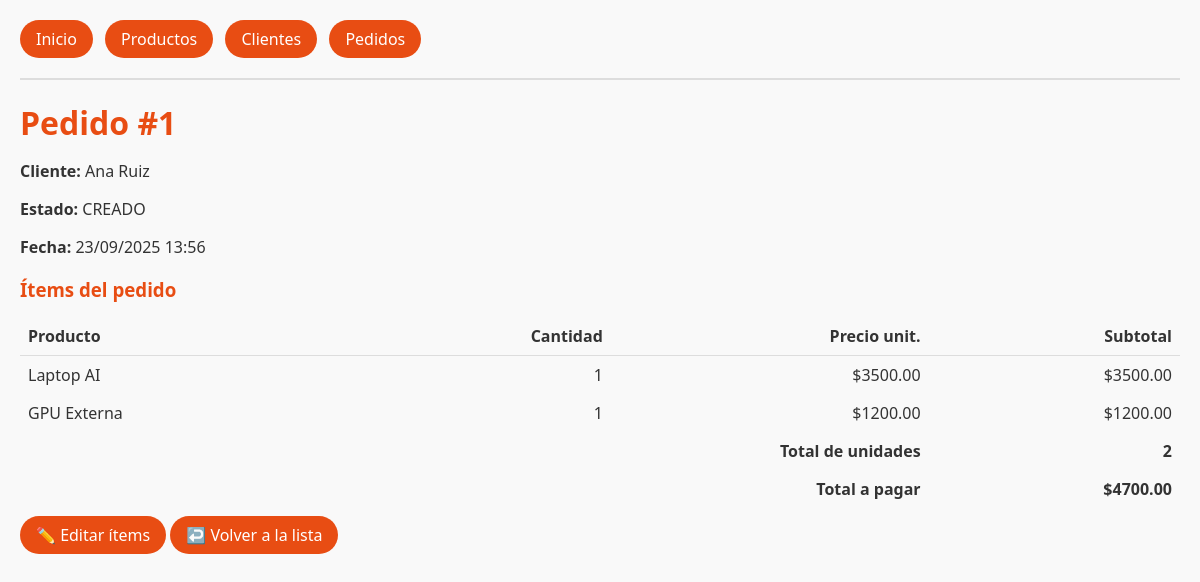
/pedidos/1/, run on the app's committed database.
### tienda/models.py (models this page shows, shortened)
class Pedido(models.Model):
    ESTADOS = [
        ("CREADO", "Creado"),
        ("PAGADO", "Pagado"),
        ("ENVIADO", "Enviado"),
        ("CERRADO", "Cerrado"),
    ]
    cliente = models.ForeignKey("Cliente", on_delete=models.CASCADE, related_name="pedidos")
    estado = models.CharField(max_length=10, choices=ESTADOS, default="CREADO")
    fecha = models.DateTimeField(auto_now_add=True)

class Cliente(models.Model):
    nombre = models.CharField(max_length=120)
    correo = models.EmailField(unique=True)
    fecha_registro = models.DateTimeField(auto_now_add=True)
    activo = models.BooleanField(default=True)

class PedidoItem(models.Model):
    pedido = models.ForeignKey(Pedido, on_delete=models.CASCADE, related_name="items")
    producto = models.ForeignKey(Producto, on_delete=models.CASCADE, related_name="items")
    cantidad = models.PositiveIntegerField(default=1)
    precio_unitario = models.DecimalField(max_digits=10, decimal_places=2)
    class Meta:
        unique_together = ("pedido", "producto")

class Producto(models.Model):
    nombre = models.CharField(max_length=100)
    descripcion = models.TextField()
    precio = models.DecimalField(max_digits=8, decimal_places=2)

### tienda/views.py (the view)
# urls.py: path("pedidos/<int:pk>/", views.detalle_pedido, name="detalle_pedido"),
def detalle_pedido(request, pk):
    pedido = get_object_or_404(
        Pedido.objects.select_related("cliente").prefetch_related("items__producto"),
        pk=pk,
    )
    items = pedido.items.all()
    total_unidades = sum(it.cantidad for it in items)
    total_pedido = sum(it.cantidad * it.precio_unitario for it in items)
    for it in items:
        it.line_total = it.cantidad * it.precio_unitario
    return render(
        request,
        "tienda/detalle_pedido.html",
        {
            "pedido": pedido,
            "items": items,
            "total_unidades": total_unidades,
            "total_pedido": total_pedido,
        },
    )

### tienda/templates/tienda/detalle_pedido.html (shortened to what this page needs)
{% extends "tienda/base.html" %}
{% block content %}
  <h1>Pedido #{{ pedido.id }}</h1>
  <p><strong>Cliente:</strong> {{ pedido.cliente.nombre }}</p>
  <p><strong>Estado:</strong> {{ pedido.estado }}</p>
  <p><strong>Fecha:</strong> {{ pedido.fecha|date:"d/m/Y H:i" }}</p>
  <h3>Ítems del pedido</h3>
  {% if items %}
    <table style="width:100%; border-collapse: collapse;">
      <thead>
        <tr>
          <th style="text-align:left; border-bottom:1px solid #ddd; padding:8px;">Producto</th>
          <th style="text-align:right; border-bottom:1px solid #ddd; padding:8px;">Cantidad</th>
          <th style="text-align:right; border-bottom:1px solid #ddd; padding:8px;">Precio unit.</th>
          <th style="text-align:right; border-bottom:1px solid #ddd; padding:8px;">Subtotal</th>
        </tr>
      </thead>
      <tbody>
        {% for it in items %}
          <tr>
            <td style="padding:8px;">
              {{ it.producto.nombre }}
            </td>
            <td style="padding:8px; text-align:right;">
              {{ it.cantidad }}
            </td>
            <td style="padding:8px; text-align:right;">
              ${{ it.precio_unitario|floatformat:2 }}
            </td>
            <td style="padding:8px; text-align:right;">
              ${{ it.line_total|floatformat:2 }}
            </td>
          </tr>
        {% empty %}
          <tr>
            <td colspan="4" style="padding:8px;">Este pedido no tiene ítems.</td>
          </tr>
        {% endfor %}
      </tbody>
      <tfoot>
        <tr>
          <td colspan="3" style="padding:8px; text-align:right; font-weight:600;">Total de unidades</td>
          <td style="padding:8px; text-align:right; font-weight:600;">
            {{ total_unidades|default:"0" }}
          </td>
        </tr>
        <tr>
          <td colspan="3" style="padding:8px; text-align:right; font-weight:700;">Total a pagar</td>
          <td style="padding:8px; text-align:right; font-weight:700;">
            ${{ total_pedido|floatformat:2 }}
          </td>
        </tr>
      </tfoot>
    </table>
  {% else %}
    <p>Este pedido aún no tiene ítems.</p>
  {% endif %}
  <p style="margin-top:16px;">
    <a class="btn btn-pill" href="{% url 'tienda:editar_pedido_items' pedido.pk %}">✏️ Editar ítems</a>
    <a class="btn btn-pill" href="{% url 'tienda:lista_pedidos' %}">↩️ Volver a la lista</a>
  </p>
{% endblock %}

### tienda/static/css/main.css (style rules this page uses)
body { font-family: 'Segoe UI', sans-serif; margin: 20px; background-color: #f9f9f9; color: #333; }
h1, h2, h3 { color: #e84d13; margin-bottom: 15px; }
.btn { border-radius: 9999px; padding: 8px 16px; background-color: #e84d13; color: #fff; text-decoration:none; }

### data on the page
Pedido: id "1", cliente.nombre "Ana Ruiz", estado "CREADO", fecha "23/09/2025 13:56"
PedidoItem: producto.nombre "Laptop AI", cantidad "1", precio_unitario "3500.00", line_total "3500.00"
PedidoItem: producto.nombre "GPU Externa", cantidad "1", precio_unitario "1200.00", line_total "1200.00"

### other printed values
{{ total_unidades|default:"0" }} "2"
{{ total_pedido|floatformat:2 }} "4700.00"
